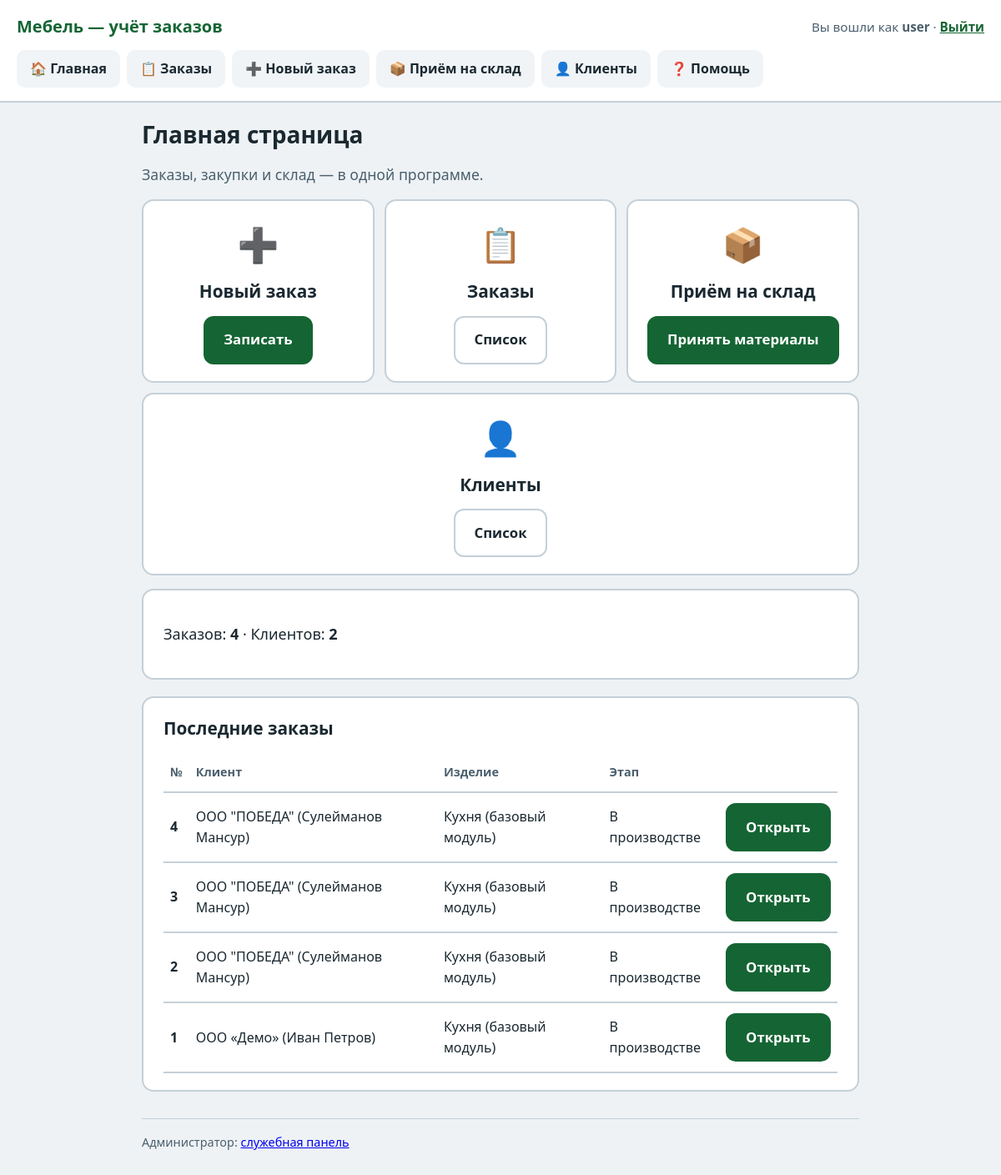
The app's page / (signed in) with its own data.
### orders/models.py (models this page shows, shortened)
class Order(models.Model):
    customer = models.ForeignKey(
        "customers.Customer",
        on_delete=models.PROTECT,
        related_name="orders",
        verbose_name="Клиент",
    )
    product_template = models.ForeignKey(
        "catalog.ProductTemplate",
        on_delete=models.PROTECT,
        related_name="orders",
        verbose_name="Изделие (шаблон)",
    )
    quantity = models.PositiveIntegerField(
        "Количество изделий",
        default=1,
        validators=[MinValueValidator(1)],
    )
    status = models.CharField(
        "Статус",
        max_length=32,
        choices=OrderStatus.choices,
        default=OrderStatus.NEW,
        db_index=True,
    )
    notes = models.TextField("Примечания", blank=True)
    internal_number = models.CharField("Внутренний номер", max_length=64, blank=True, db_index=True)
    created_at = models.DateTimeField(auto_now_add=True)
    updated_at = models.DateTimeField(auto_now=True)
    created_by = models.ForeignKey(
        settings.AUTH_USER_MODEL,
        on_delete=models.SET_NULL,
        null=True,
        blank=True,
        related_name="orders_created",
    )
    class Meta:
        verbose_name = "Заказ"
        verbose_name_plural = "Заказы"
        ordering = ["-created_at"]

### customers/models.py (models this page shows)
class Customer(models.Model):
    name = models.CharField("Имя / контактное лицо", max_length=255)
    organization = models.CharField("Организация", max_length=255, blank=True)
    phone = models.CharField("Телефон", max_length=32, unique=True)
    email = models.EmailField("E-mail", blank=True)
    address = models.TextField("Адрес", blank=True)
    requisites = models.TextField("Реквизиты", blank=True)
    manager_notes = models.TextField("Комментарии менеджера", blank=True)
    preferences = models.TextField("Предпочтения клиента", blank=True)
    payment_status = models.CharField(
        "Статус оплаты",
        max_length=20,
        choices=PaymentStatus.choices,
        default=PaymentStatus.UNKNOWN,
    )
    is_active = models.BooleanField("Активен", default=True)
    created_at = models.DateTimeField(auto_now_add=True)
    updated_at = models.DateTimeField(auto_now=True)
    class Meta:
        verbose_name = "Клиент"
        verbose_name_plural = "Клиенты"
        ordering = ["organization", "name"]
    def __str__(self) -> str:
        if self.organization:
            return f"{self.organization} ({self.name})"
        return self.name

### catalog/models.py (models this page shows, shortened)
class ProductTemplate(models.Model):
    code = models.SlugField("Код", max_length=64, unique=True)
    name = models.CharField("Название", max_length=255)
    description = models.TextField("Описание", blank=True)
    is_active = models.BooleanField(default=True)
    created_at = models.DateTimeField(auto_now_add=True)
    class Meta:
        verbose_name = "Шаблон изделия"
        verbose_name_plural = "Шаблоны изделий"
        ordering = ["name"]

### orders/web_views.py (the view)
# urls.py: path("", web_views.dashboard, name="dashboard"),
@login_required
def dashboard(request):
    open_reqs = open_requisitions_queryset()
    return render(
        request,
        "dashboard.html",
        {
            "orders_count": Order.objects.count(),
            "customers_count": Customer.objects.filter(is_active=True).count(),
            "recent_orders": Order.objects.select_related("customer", "product_template")[:8],
            "new_orders_count": Order.objects.filter(status=OrderStatus.NEW).count(),
            "open_requisitions_count": open_reqs.count(),
            "open_requisitions": open_reqs[:5],
        },
    )

### procurement/services.py (called while the page is built)
def open_requisitions_queryset():
    return (
        PurchaseRequisition.objects.exclude(status=RequisitionStatus.RECEIVED)
        .select_related("order", "order__customer")
        .prefetch_related("lines__material")
        .order_by("-created_at")
    )

### templates/dashboard.html (shortened to what this page needs)
{% extends "base.html" %}
{% block content %}
<h1>Главная страница</h1>
<p class="lead">Заказы, закупки и склад — в одной программе.</p>
<div class="actions">
  <div class="action-card">
    <div class="icon">➕</div>
    <h2>Новый заказ</h2>
    <a class="btn btn-primary" href="{% url 'order-create' %}">Записать</a>
  </div>
  <div class="action-card">
    <div class="icon">📋</div>
    <h2>Заказы</h2>
    <a class="btn" href="{% url 'order-list' %}">Список</a>
  </div>
  <div class="action-card">
    <div class="icon">📦</div>
    <h2>Приём на склад</h2>
    <a class="btn btn-primary" href="{% url 'warehouse-requisition-list' %}">Принять материалы</a>
  </div>
  <div class="action-card">
    <div class="icon">👤</div>
    <h2>Клиенты</h2>
    <a class="btn" href="{% url 'customer-list' %}">Список</a>
  </div>
</div>
<div class="card">
  <p>Заказов: <strong>{{ orders_count }}</strong> · Клиентов: <strong>{{ customers_count }}</strong></p>
</div>
<div class="card">
  <h2>Последние заказы</h2>
  {% if recent_orders %}
  <table>
    <thead><tr><th>№</th><th>Клиент</th><th>Изделие</th><th>Этап</th><th></th></tr></thead>
    <tbody>
      {% for o in recent_orders %}
      <tr>
        <td><strong>{{ o.pk }}</strong></td>
        <td>{{ o.customer }}</td>
        <td>{{ o.product_template.name }}</td>
        <td>{{ o.get_status_display }}</td>
        <td><a class="btn btn-primary" href="{% url 'order-detail' o.pk %}">Открыть</a></td>
      </tr>
      {% endfor %}
    </tbody>
  </table>
  {% else %}
  <p class="muted">Заказов пока нет.</p>
  {% endif %}
</div>
<p class="admin-link muted">Администратор: <a href="/admin/">служебная панель</a></p>
{% endblock %}

### templates/base.html (shortened to what this page needs)
{% load static %}
<!DOCTYPE html>
<html lang="ru">
<head>
  <link rel="stylesheet" href="{% static 'css/app.css' %}">
</head>
<body>
<header>
  <div class="header-top">
    <a class="logo" href="{% url 'dashboard' %}">Мебель — учёт заказов</a>
    <div class="user-bar">
      {% if user.is_authenticated %}
        Вы вошли как <strong>{{ user.get_username }}</strong> ·
        <a href="{% url 'logout' %}">Выйти</a>
      {% else %}
        <a href="{% url 'login' %}">Войти в программу</a>
      {% endif %}
    </div>
  </div>
  {% if user.is_authenticated %}
  <nav>
    <a href="{% url 'dashboard' %}">🏠 Главная</a>
    <a href="{% url 'order-list' %}">📋 Заказы</a>
    <a href="{% url 'order-create' %}">➕ Новый заказ</a>
    <a href="{% url 'warehouse-requisition-list' %}">📦 Приём на склад</a>
    <a href="{% url 'customer-list' %}">👤 Клиенты</a>
    <a href="{% url 'help' %}">❓ Помощь</a>
  </nav>
  {% endif %}
</header>
<main>
  {% block content %}{% endblock %}
</main>
</body>
</html>

### static/css/app.css (style rules this page uses)
:root { --bg: #eef2f5; --card: #fff; --border: #c5d0d8; --accent: #156534; --accent-hover: #0f4d28; --text: #1a2830; --muted: #4a5f6d; --warn-bg: #fff8e6; --warn-border: #e6c200; --ok-bg: #e8f5e9; --ok-border: #81c784; --info-bg: #e3f2fd; --info-border: #64b5f6; }
* { box-sizing: border-box; }
body { font-family: "Segoe UI", system-ui, -apple-system, Roboto, sans-serif; margin: 0; background: var(--bg); color: var(--text); line-height: 1.6; font-size: 18px; }
header { background: var(--card); border-bottom: 2px solid var(--border); padding: 1rem 1.25rem; }
.header-top { display: flex; flex-wrap: wrap; align-items: center; justify-content: space-between; gap: 0.75rem; margin-bottom: 0.75rem; }
.logo { font-size: 1.25rem; font-weight: 700; color: var(--accent); text-decoration: none; }
nav { display: flex; flex-wrap: wrap; gap: 0.5rem; }
nav a { display: inline-block; padding: 0.6rem 1rem; border-radius: 10px; background: #f0f4f7; color: var(--text); text-decoration: none; font-weight: 600; font-size: 1rem; }
.user-bar { font-size: 0.95rem; color: var(--muted); }
.user-bar a { color: var(--accent); font-weight: 600; }
main { max-width: 900px; margin: 0 auto; padding: 1.25rem; }
h1 { font-size: 1.75rem; margin: 0 0 1rem; line-height: 1.3; }
h2 { font-size: 1.3rem; margin: 0 0 0.75rem; }
.card { background: var(--card); border: 2px solid var(--border); border-radius: 14px; padding: 1.25rem 1.5rem; margin-bottom: 1.25rem; }
.lead { font-size: 1.1rem; color: var(--muted); margin: 0 0 1rem; }
.btn { display: inline-block; padding: 0.85rem 1.4rem; border-radius: 12px; border: 2px solid var(--border); background: var(--card); cursor: pointer; font-weight: 700; font-size: 1.05rem; text-decoration: none; color: var(--text); text-align: center; }
.btn-primary { background: var(--accent); color: #fff; border-color: var(--accent); }
.actions { display: flex; flex-wrap: wrap; gap: 0.75rem; margin: 1rem 0; }
.action-card { flex: 1 1 14rem; background: var(--card); border: 2px solid var(--border); border-radius: 14px; padding: 1.25rem; text-align: center; }
.action-card .icon { font-size: 2.5rem; margin-bottom: 0.5rem; }
table { width: 100%; border-collapse: collapse; font-size: 1rem; }
th, td { text-align: left; padding: 0.75rem 0.5rem; border-bottom: 2px solid var(--border); vertical-align: middle; }
th { font-size: 0.9rem; color: var(--muted); font-weight: 700; }
.muted { color: var(--muted); font-size: 0.95rem; }
.admin-link { font-size: 0.9rem; margin-top: 2rem; padding-top: 1rem; border-top: 1px solid var(--border); }

### records on screen
Order: pk "4", customer "ООО \"ПОБЕДА\" (Сулейманов Мансур)", product_template.name "Кухня (базовый модуль)", status "В производстве"
Order: pk "3", customer "ООО \"ПОБЕДА\" (Сулейманов Мансур)", product_template.name "Кухня (базовый модуль)", status "В производстве"
Order: pk "2", customer "ООО \"ПОБЕДА\" (Сулейманов Мансур)", product_template.name "Кухня (базовый модуль)", status "В производстве"
Order: pk "1", customer "ООО «Демо» (Иван Петров)", product_template.name "Кухня (базовый модуль)", status "В производстве"

### other values on screen
{{ user.get_username }} "user"
{{ orders_count }} "4"
{{ customers_count }} "2"
